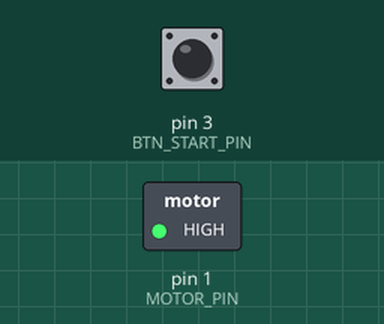
The sketch below on a simulated Arduino Uno, built with avr-gcc and run on an emulated ATmega328P. On the bench: switched loads named in the sketch (green lamp = pin HIGH). Dashed ring = blinking. The test bench sets the inputs (shaded band); at power-on: pin 3 (BTN_START_PIN) HIGH.

Above: at 0.87 s.
1.3 s: pin 3 (BTN_START_PIN) pulled LOW for 1 s
At 1.3 s:
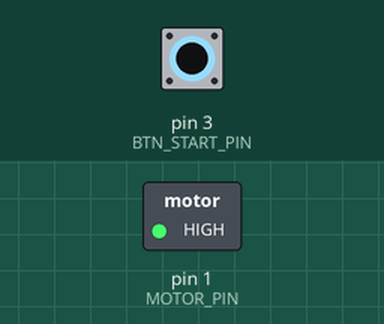
At 3.7 s:
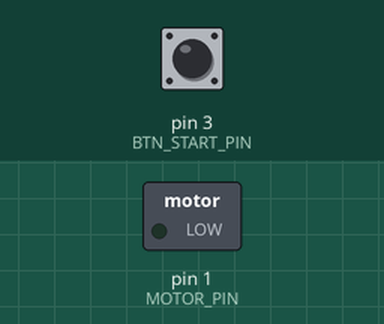
4.8 s: pin 3 (BTN_START_PIN) pulled LOW for 3.2 s
Timing chart, 0 to 15.5 s (numbered marks = the images above; inputs shaded):
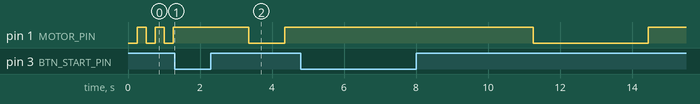

The sketch:

_LaminatorHack.ino
```cpp
// Access to the Arduino Libraries
#ifndef ARDUINO_LIB
#define ARDUINO_LIB
#include <Arduino.h>
#endif

#define BTN_START_PIN 3
#define MOTOR_PIN 1

//User Library
#include "button.h"
#include "setup.h"

unsigned long startMillis = 0;
unsigned int intervalMillis = 250;

unsigned long previousMillis = 0;
int ledState = LOW;
int startBlink = 1;


void onButtonStartStateChanged(uint8_t btn_event, Button * btn)
{
    if (btn_event == BUTTON_NORMAL_TO_HOLD)
    {
        startMillis = millis();
        digitalWrite(MOTOR_PIN, HIGH);
        startBlink = 0;
    }

    if (btn_event == BUTTON_HOLD_TO_RELEASE)
    {
        ledState = LOW;
        digitalWrite(MOTOR_PIN, LOW);
        startBlink = 1;
        intervalMillis = millis() - startMillis;
    }
}

void loop()
{
    btnChanged(&btStart, onButtonStartStateChanged);


    if (startBlink == 1)
    {
        unsigned long currentMillis = millis();
        if(currentMillis - previousMillis > intervalMillis) {
          // save the last time you blinked the LED
          previousMillis = currentMillis;

          // if the LED is off turn it on and vice-versa:
          if (ledState == LOW)
            ledState = HIGH;
          else
            ledState = LOW;

          // set the LED with the ledState of the variable:
          digitalWrite(MOTOR_PIN, ledState);
        }
    }


}
```

button.h
```cpp
#ifndef ARDUINO_LIB
#define ARDUINO_LIB
#include <Arduino.h>
#endif

#ifndef BUTTON
#define BUTTON

#define BUTTON_NORMAL 0
#define BUTTON_PRESS 1
#define BUTTON_RELEASE 2
#define BUTTON_HOLD 3
#define BUTTON_HOLD_TO_RELEASE 4
#define BUTTON_NORMAL_TO_PRESS 5
#define BUTTON_NORMAL_TO_HOLD 6

struct Button{
    uint8_t state;
    uint8_t prevstate;
    uint8_t toggle;
    uint8_t pin;
    uint8_t event;

    //debouncing stuff
    // the following variables are long's because the time, measured in miliseconds,
    // will quickly become a bigger number than can be stored in an int.
    unsigned long lastDebounceTime;  // the last time the output pin was toggled
    unsigned int debounceDelay;    // the debounce time; increase if the output flickers
};

void btnInit(Button * btn, uint8_t pin, unsigned int debounce_delay = 50)
{

    btn->pin = pin;
    btn->prevstate = 1;
    btn->state = 1;
    btn->toggle = 0;
    btn->event = BUTTON_NORMAL;
    //debouncing
    btn->debounceDelay = debounce_delay;
    btn->lastDebounceTime = 0;

    //Activate input and pull up resistor
    pinMode(btn->pin, INPUT);
    digitalWrite(btn->pin, HIGH);

}

void btnToggle(Button * btn)
{
    btn->toggle = !btn->toggle;
}

void btnChanged(Button * btn, void func_state_changed(uint8_t, Button*) = NULL)
{
    uint8_t currentstate = digitalRead(btn->pin);
    uint8_t prevstate = btn->prevstate;
    uint8_t btn_event = BUTTON_NORMAL;

    if(currentstate != prevstate)
    {
        btn->lastDebounceTime = millis();
    }

    if ((millis() - btn->lastDebounceTime) > btn->debounceDelay) {


         //using internal pull up resistor btn state is reversed

        if ( btn->state != currentstate && currentstate == HIGH ) //from LOW to HIGH = RELEASE
        {
            btn_event   = BUTTON_RELEASE;
        }else if( btn->state != currentstate && currentstate == LOW  ) //from HIGH to LOW = PRESS
        {
            btn_event   = BUTTON_PRESS;
            btnToggle(btn);
        }else if (btn->state == currentstate && currentstate == LOW)
        {
            btn_event   = BUTTON_HOLD;
        }else{
            btn_event   = BUTTON_NORMAL;
        }

        if (btn->state != currentstate) {
            btn->state = currentstate;
        }

        if (btn_event != btn->event)
        {

            if(btn->event == BUTTON_HOLD && btn_event == BUTTON_RELEASE)
            {
                btn_event = BUTTON_HOLD_TO_RELEASE;
            }else if(btn->event == BUTTON_NORMAL && btn_event == BUTTON_PRESS)
            {
                btn_event = BUTTON_NORMAL_TO_PRESS;
            }else if (btn->event == BUTTON_NORMAL_TO_PRESS && btn_event == BUTTON_HOLD)
            {
                btn_event = BUTTON_NORMAL_TO_HOLD;
            }

            btn->event = btn_event;
            func_state_changed(btn_event, btn);
        }

    }

    btn->prevstate = currentstate;

}

#endif // BUTTON
```

setup.h
```cpp
#ifndef SETUP
#define SETUP

// constants won't change. Used here to set a pin number :


Button btStart; //start recording pcb height

void setupPin()
{
    //pinMode(BTN_START_PIN, INPUT);
    pinMode(MOTOR_PIN, OUTPUT);
}

void setupButton()
{
    btnInit(&btStart, BTN_START_PIN, 50);
}

void setup() {
    setupPin();
    setupButton();
}


#endif // SETUP
```
